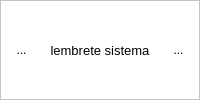
           <widget class="QFrame" name="frame_18">
            <property name="styleSheet">
             <string notr="true">QFrame{
	background-color: rgb(255, 255, 255);
}
QToolButton{

    
border:none;
}

QToolButton:hover{
	background-color: rgb(227, 227, 227);
}</string>
            </property>
            <property name="frameShape">
             <enum>QFrame::StyledPanel</enum>
            </property>
            <property name="frameShadow">
             <enum>QFrame::Raised</enum>
            </property>
            <layout class="QHBoxLayout" name="horizontalLayout_12">
             <item>
              <widget class="QToolButton" name="bt_maislembrete">
               <property name="styleSheet">
                <string notr="true">background-color: none</string>
               </property>
               <property name="text">
                <string>...</string>
               </property>
               <property name="icon">
                <iconset resource="../assets/file.qrc">
                 <normaloff>:/novo/telainicial/mais.gif</normaloff>:/novo/telainicial/mais.gif</iconset>
               </property>
               <property name="iconSize">
                <size>
                 <width>20</width>
                 <height>20</height>
                </size>
               </property>
              </widget>
             </item>
             <item>
              <widget class="QLabel" name="label_7">
               <property name="minimumSize">
                <size>
                 <width>120</width>
                 <height>0</height>
                </size>
               </property>
               <property name="font">
                <font>
                 <pointsize>10</pointsize>
                </font>
               </property>
               <property name="text">
                <string>lembrete sistema</string>
               </property>
               <property name="alignment">
                <set>Qt::AlignCenter</set>
               </property>
              </widget>
             </item>
             <item>
              <widget class="QToolButton" name="bt_atulembrete">
               <property name="styleSheet">
                <string notr="true">background-color: none</string>
               </property>
               <property name="text">
                <string>...</string>
               </property>
               <property name="icon">
                <iconset resource="../assets/file.qrc">
                 <normaloff>:/novo/telainicial/return.png</normaloff>:/novo/telainicial/return.png</iconset>
               </property>
               <property name="iconSize">
                <size>
                 <width>20</width>
                 <height>20</height>
                </size>
               </property>
              </widget>
             </item>
            </layout>
           </widget>
